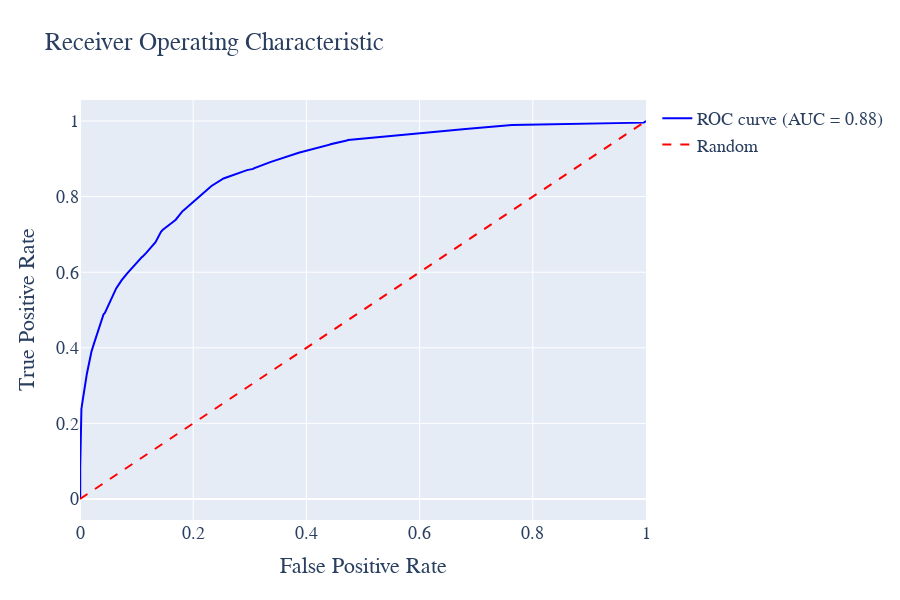

Notebook code cell kept with this figure:
### Code cell
import plotly.graph_objects as go
from sklearn.metrics import roc_curve, auc

# 计算ROC曲线
roc_auc = auc(fpr, tpr)

# 创建布局
layout = go.Layout(
    title='Receiver Operating Characteristic',
    xaxis=dict(title='False Positive Rate'),
    yaxis=dict(title='True Positive Rate'),
    hovermode='closest',
    width=900, height=600,
    font=dict(family='Times New Roman', size=18)
)

# 创建ROC曲线图形
roc_trace = go.Scatter(
    x=fpr,
    y=tpr,
    mode='lines',
    line=dict(color='blue', width=2),
    name='ROC curve (AUC = %0.2f)' % roc_auc
)

# 创建对角线图形
diagonal_trace = go.Scatter(
    x=[0, 1],
    y=[0, 1],
    mode='lines',
    line=dict(color='red', width=2, dash='dash'),
    name='Random'
)

# 创建图表数据
data = [roc_trace, diagonal_trace]

# 创建图表
fig = go.Figure(data=data, layout=layout)
fig.write_html('Image/4_2_2.html')
# 显示图表
fig.show()

### Figure 1 — Plotly figure (JSON) as saved in the notebook; plotly's stock layout.template omitted (floating-point values rounded to 4 significant figures)
{"data": [{"line": {"color": "blue", "width": 2}, "mode": "lines", "name": "ROC curve (AUC = 0.88)", "type": "scatter", "x": [0, 0.0003575, 0.0003575, 0.0007149, 0.001251, 0.001698, 0.002502, 0.003038, 0.003217, 0.003575, 0.01224, 0.01912, 0.0202, 0.02538, 0.0378, 0.03941, 0.04164, 0.04397, 0.06354, 0.0639, 0.07337, 0.07927, 0.08302, 0.1097, 0.1105, 0.1166, 0.1334, 0.1431, 0.1464, 0.1636, 0.1692, 0.1815, 0.1838, 0.2035, 0.2251, 0.2293, 0.2303, 0.2313, 0.2323, 0.2536, 0.2951, 0.306, 0.3071, 0.3374, 0.3534, 0.3738, 0.3864, 0.4424, 0.4427, 0.4715, 0.4736, 0.6811, 0.7215, 0.7631, 0.9962, 1], "y": [0, 0.007838, 0.08189, 0.1284, 0.1697, 0.2189, 0.2403, 0.243, 0.2484, 0.2497, 0.3322, 0.3819, 0.3895, 0.4143, 0.4765, 0.4838, 0.4889, 0.4922, 0.5559, 0.557, 0.5784, 0.5889, 0.5962, 0.6405, 0.6411, 0.6505, 0.6795, 0.707, 0.7124, 0.7322, 0.7389, 0.7622, 0.7646, 0.7905, 0.8181, 0.8224, 0.8232, 0.827, 0.8281, 0.8478, 0.87, 0.8732, 0.8746, 0.8919, 0.9, 0.9095, 0.9159, 0.9378, 0.9386, 0.9484, 0.95, 0.9789, 0.9835, 0.9897, 0.9957, 1]}, {"line": {"color": "red", "dash": "dash", "width": 2}, "mode": "lines", "name": "Random", "type": "scatter", "x": [0, 1], "y": [0, 1]}], "layout": {"font": {"family": "Times New Roman", "size": 18}, "height": 600, "hovermode": "closest", "title": {"text": "Receiver Operating Characteristic"}, "width": 900, "xaxis": {"title": {"text": "False Positive Rate"}}, "yaxis": {"title": {"text": "True Positive Rate"}}}}
